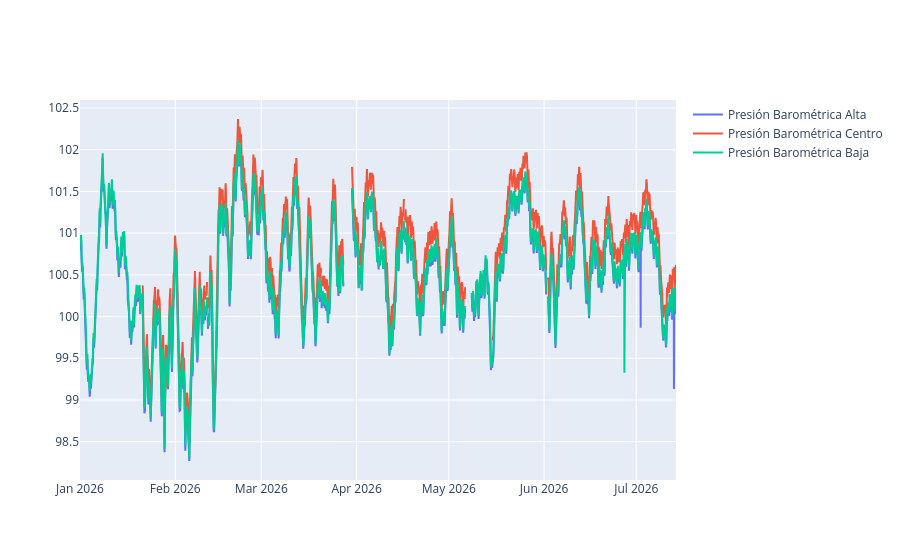

Write notebook code for a chart like this one.
### Markdown cell above
humedad alta llega a los puntos más bajos (más humedo)

### Code cell
fig = go.Figure()
fig.add_trace(go.Scatter(x=df_presion_barometrica_alta['_time'], y=df_presion_barometrica_alta['_value'], name='Presión Barométrica Alta'))
fig.add_trace(go.Scatter(x=df_presion_barometrica_centro['_time'], y=df_presion_barometrica_centro['_value']/10, name='Presión Barométrica Centro'))
fig.add_trace(go.Scatter(x=df_presion_barometrica_baja['_time'], y=df_presion_barometrica_baja['_value'], name='Presión Barométrica Baja'))

fig.update_layout(hovermode="x unified")
fig.show()

### Figure 1 — Plotly figure (JSON) as saved in the notebook; plotly's stock layout.template omitted (floating-point values rounded to 4 significant figures; data arrays with more than 128 entries replaced by an {"elided": "..."} marker saying what was removed)
{"data": [{"name": "Presión Barométrica Alta", "type": "scatter", "x": {"elided": "4655 str values"}, "y": {"elided": "4655 float values"}}, {"name": "Presión Barométrica Centro", "type": "scatter", "x": {"elided": "4165 str values"}, "y": {"elided": "4165 float values"}}, {"name": "Presión Barométrica Baja", "type": "scatter", "x": {"elided": "4655 str values"}, "y": {"elided": "4655 float values"}}], "layout": {"hovermode": "x unified"}}
